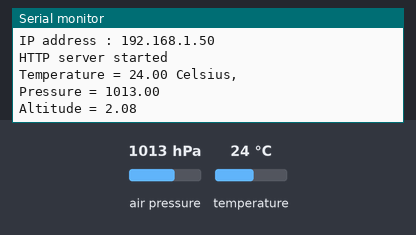
This sketch was run on a simulated ESP8266 (NodeMCU). Parts: the last lines printed to the serial monitor. The inputs (shaded band) are chosen by the test bench; at power-on: air pressure 1013 hPa, temperature 24 °C. WiFi joins after 1.5 s; servers stay silent unless stated.

Above: at 6.3 s.
6.4 s: air pressure set to 952 hPa
9.2 s: temperature set to 12 °C
At 11.3 s:
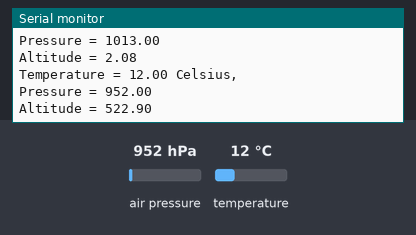
12.0 s: air pressure set to 975 hPa
At 16.6 s:
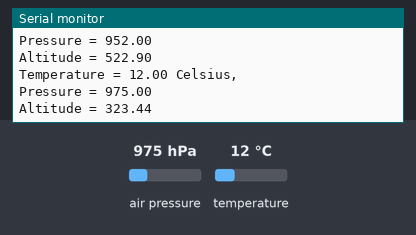
Timing chart, 0 to 18.1 s (numbered marks = the images above; inputs shaded):
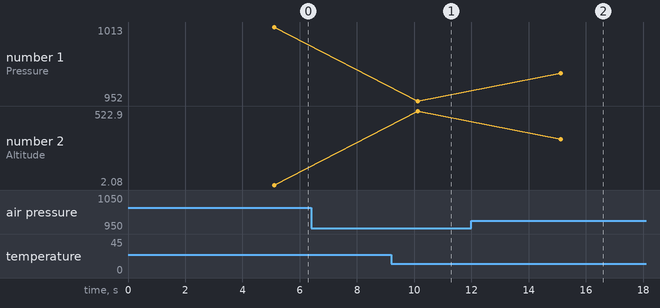

Measured:
- after the input at 9.2 s, the serial monitor: prints a new line after 0.92 s (image 1)
- after the input at 12.0 s, the serial monitor: prints a new line after 3.1 s (image 2)
- plotted number 1: 952 → 975 after the input at 12.0 s
- plotted number 2: 522.9 → 323.44 after the input at 12.0 s

The sketch:

Program_Monitoring_Sensor_BMP280_Web_Page.ino
```cpp
/***************************************
 * Project Monitoring Sensor BMP280 via Webpage
 * Board  : NodeMCU ESP8266 V3
 * Input  : BMP280
 * Output : Web page
 * 99 Proyek IoT
 * www.ardutech.com
 ****************************************/
#include <ESP8266WiFi.h>
#include <Wire.h>
#include <Adafruit_Sensor.h>
#include <Adafruit_BMP280.h>
#define SEALEVELPRESSURE_HPA (1013.25)

Adafruit_BMP280 bmp;
float temperature, pressure, altitude;
//---GANTI SESUAI DENGAN JARINGAN WIFI
//---HOTSPOT ANDA
const char* ssid = "ArdutechWiFi";  // Nama Hotspot/WiFi
const char* password = "12345678";  //  Password
WiFiServer server(80);
//======================================
void setup() {
  Serial.begin(9600);
  delay(100);
  bmp.begin(0x76);
  Serial.println("");
  Serial.print("Connecting to: ");
  Serial.println(ssid);
  //connect to your local wi-fi network
  WiFi.begin(ssid, password);
  //check wi-fi is connected to wi-fi network
  while (WiFi.status() != WL_CONNECTED) {
  delay(1000);
  Serial.print(".");
  }
  Serial.println("");
  Serial.println("WiFi connected..!");
  Serial.print("IP address : ");  Serial.println(WiFi.localIP());
  server.begin();
  Serial.println("HTTP server started");
  delay(3000);
}

void loop() {
  temperature = bmp.readTemperature();
  pressure = bmp.readPressure() / 100.0F;
  altitude = bmp.readAltitude(SEALEVELPRESSURE_HPA);
  Serial.print("Temperature = ");
  Serial.print(temperature);
  Serial.println(" Celsius, ");
  Serial.print("Pressure = ");
  Serial.println(pressure);
  Serial.print("Altitude = ");
  Serial.println(altitude);

  WiFiClient client = server.available();
  client.println("HTTP/1.1 200 OK");
  client.println("Content-Type: text/html");
  client.println("Connection: close");
  client.println("Refresh: 10");
  client.println();
  client.println("<!DOCTYPE HTML>");
  client.println("<html>");
  client.println("<head>");
  client.println("<title>NodeMCU Weather Station</title>");
  client.println("<meta name='viewport' content='width=device-width, initial-scale=1.0'>");
  client.println("<link href='https://fonts.googleapis.com/css?family=Open+Sans:300,400,600' rel='stylesheet'>");
  client.println("<style>");
  client.println("html { font-family: 'Open Sans', sans-serif; display: block; margin: 0px auto; text-align: center;color: #444444;}");
  client.println("body{margin: 0px;} ");
  client.println("h1 {margin: 50px auto 30px;} ");
  client.println(".side-by-side{display: table-cell;vertical-align: middle;position: relative;}");
  client.println(".text{font-weight: 600;font-size: 19px;width: 200px;}");
  client.println(".reading{font-weight: 300;font-size: 50px;padding-right: 25px;}");
  client.println(".temperature .reading{color: #F29C1F;}");
  client.println(".humidity .reading{color: #3B97D3;}");
  client.println(".pressure .reading{color: #26B99A;}");
  client.println(".altitude .reading{color: #955BA5;}");
  client.println(".superscript{font-size: 17px;font-weight: 600;position: absolute;top: 10px;}");
  client.println(".data{padding: 10px;}");
  client.println(".container{display: table;margin: 0 auto;}");
  client.println(".icon{width:65px}");
  client.println("</style>");
  client.println("</head>");
  client.println("<body>");
  client.println("<h1>NodeMCU Weather Station</h1>");
  client.println("<div class='container'>");
  client.println("<div class='data temperature'>");
  client.println("<div class='side-by-side icon'>");
  client.println("<svg enable-background='new 0 0 19.438 54.003'height=54.003px id=Layer_1 version=1.1 viewBox='0 0 19.438 54.003'width=19.438px x=0px xml:space=preserve xmlns=http://www.w3.org/2000/svg xmlns:xlink=http://www.w3.org/1999/xlink y=0px><g><path d='M11.976,8.82v-2h4.084V6.063C16.06,2.715,13.345,0,9.996,0H9.313C5.965,0,3.252,2.715,3.252,6.063v30.982");
  client.println("C1.261,38.825,0,41.403,0,44.286c0,5.367,4.351,9.718,9.719,9.718c5.368,0,9.719-4.351,9.719-9.718");
  client.println("c0-2.943-1.312-5.574-3.378-7.355V18.436h-3.914v-2h3.914v-2.808h-4.084v-2h4.084V8.82H11.976z M15.302,44.833");
  client.println("c0,3.083-2.5,5.583-5.583,5.583s-5.583-2.5-5.583-5.583c0-2.279,1.368-4.236,3.326-5.104V24.257C7.462,23.01,8.472,22,9.719,22");
  client.println("s2.257,1.01,2.257,2.257V39.73C13.934,40.597,15.302,42.554,15.302,44.833z'fill=#F29C21 /></g></svg>");
  client.println("</div>");
  client.println("<div class='side-by-side text'>Temperature</div>");
  client.println("<div class='side-by-side reading'>");
  client.println((int)temperature);
  client.println("<span class='superscript'>&deg;C</span></div>");
  client.println("</div>");
  client.println("<div class='data pressure'>");
  client.println("<div class='side-by-side icon'>");
  client.println("<svg enable-background='new 0 0 40.542 40.541'height=40.541px id=Layer_1 version=1.1 viewBox='0 0 40.542 40.541'width=40.542px x=0px xml:space=preserve xmlns=http://www.w3.org/2000/svg xmlns:xlink=http://www.w3.org/1999/xlink y=0px><g><path d='M34.313,20.271c0-0.552,0.447-1,1-1h5.178c-0.236-4.841-2.163-9.228-5.214-12.593l-3.425,3.424");
  client.println("c-0.195,0.195-0.451,0.293-0.707,0.293s-0.512-0.098-0.707-0.293c-0.391-0.391-0.391-1.023,0-1.414l3.425-3.424");
  client.println("c-3.375-3.059-7.776-4.987-12.634-5.215c0.015,0.067,0.041,0.13,0.041,0.202v4.687c0,0.552-0.447,1-1,1s-1-0.448-1-1V0.25");
  client.println("c0-0.071,0.026-0.134,0.041-0.202C14.39,0.279,9.936,2.256,6.544,5.385l3.576,3.577c0.391,0.391,0.391,1.024,0,1.414");
  client.println("c-0.195,0.195-0.451,0.293-0.707,0.293s-0.512-0.098-0.707-0.293L5.142,6.812c-2.98,3.348-4.858,7.682-5.092,12.459h4.804");
  client.println("c0.552,0,1,0.448,1,1s-0.448,1-1,1H0.05c0.525,10.728,9.362,19.271,20.22,19.271c10.857,0,19.696-8.543,20.22-19.271h-5.178");
  client.println("C34.76,21.271,34.313,20.823,34.313,20.271z M23.084,22.037c-0.559,1.561-2.274,2.372-3.833,1.814");
  client.println("c-1.561-0.557-2.373-2.272-1.815-3.833c0.372-1.041,1.263-1.737,2.277-1.928L25.2,7.202L22.497,19.05");
  client.println("C23.196,19.843,23.464,20.973,23.084,22.037z'fill=#26B999 /></g></svg>");
  client.println("</div>");
  client.println("<div class='side-by-side text'>Pressure</div>");
  client.println("<div class='side-by-side reading'>");
  client.println((int)pressure);
  client.println("<span class='superscript'>hPa</span></div>");
  client.println("</div>");
  client.println("<div class='data altitude'>");
  client.println("<div class='side-by-side icon'>");
  client.println("<svg enable-background='new 0 0 58.422 40.639'height=40.639px id=Layer_1 version=1.1 viewBox='0 0 58.422 40.639'width=58.422px x=0px xml:space=preserve xmlns=http://www.w3.org/2000/svg xmlns:xlink=http://www.w3.org/1999/xlink y=0px><g><path d='M58.203,37.754l0.007-0.004L42.09,9.935l-0.001,0.001c-0.356-0.543-0.969-0.902-1.667-0.902");
  client.println("c-0.655,0-1.231,0.32-1.595,0.808l-0.011-0.007l-0.039,0.067c-0.021,0.03-0.035,0.063-0.054,0.094L22.78,37.692l0.008,0.004");
  client.println("c-0.149,0.28-0.242,0.594-0.242,0.934c0,1.102,0.894,1.995,1.994,1.995v0.015h31.888c1.101,0,1.994-0.893,1.994-1.994");
  client.println("C58.422,38.323,58.339,38.024,58.203,37.754z'fill=#955BA5 /><path d='M19.704,38.674l-0.013-0.004l13.544-23.522L25.13,1.156l-0.002,0.001C24.671,0.459,23.885,0,22.985,0");
  client.println("c-0.84,0-1.582,0.41-2.051,1.038l-0.016-0.01L20.87,1.114c-0.025,0.039-0.046,0.082-0.068,0.124L0.299,36.851l0.013,0.004");
  client.println("C0.117,37.215,0,37.62,0,38.059c0,1.412,1.147,2.565,2.565,2.565v0.015h16.989c-0.091-0.256-0.149-0.526-0.149-0.813");
  client.println("C19.405,39.407,19.518,39.019,19.704,38.674z'fill=#955BA5 /></g></svg>");
  client.println("</div>");
  client.println("<div class='side-by-side text'>Altitude</div>");
  client.println("<div class='side-by-side reading'>");
  client.println((int)altitude);
  client.println("<span class='superscript'>m</span></div>");
  client.println("</div>");
  client.println("</div>");
  client.println("</body>");
  client.println("</html>");
  delay(5000);
}
```
